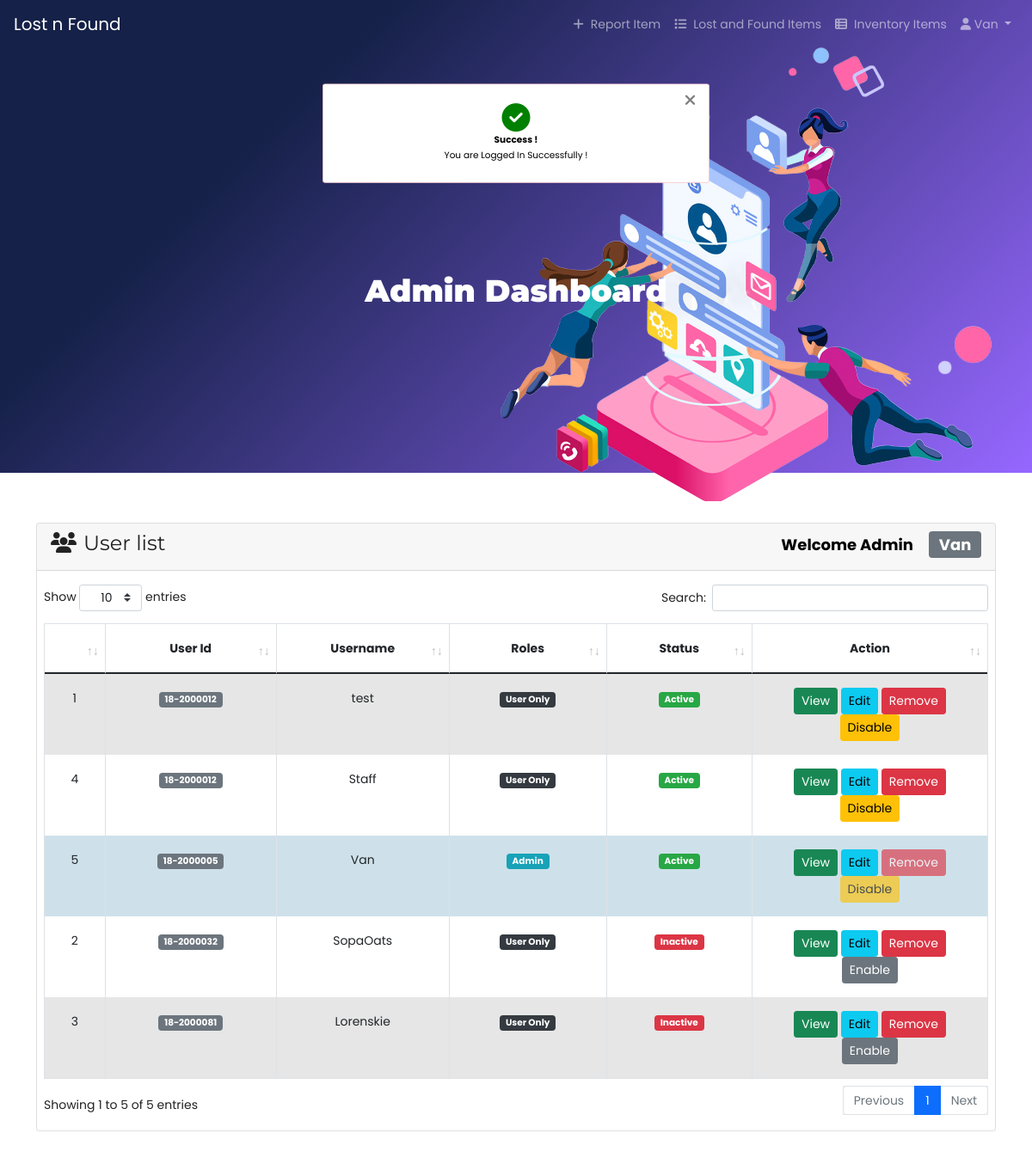
The page /admindashboard.php (signed in) on the database its author committed.
### tables this page shows
CREATE TABLE `tbl_users` (
  `id` int(11) NOT NULL,
  `inputID` varchar(255) DEFAULT NULL,
  `name` varchar(255) DEFAULT NULL,
  `username` varchar(255) DEFAULT NULL,
  `email` varchar(255) DEFAULT NULL,
  `password` varchar(255) DEFAULT NULL,
  `securityquestions` varchar(255) DEFAULT NULL,
  `securityanswer` varchar(255) DEFAULT NULL,
  `roleid` tinyint(4) DEFAULT NULL,
  `isActive` tinyint(4) DEFAULT 0,
  `created_at` timestamp NOT NULL DEFAULT current_timestamp(),
  `updated_at` timestamp NOT NULL DEFAULT current_timestamp()
);

### lib/Session.php (called while the page is built, shortened)
<?php
class Session{
  public static function get($key){
    if (isset($_SESSION[$key])) {
      return $_SESSION[$key];
    }else{
      return false;
    }
  }
}

### classes/Users.php (called while the page is built, shortened)
<?php
include 'lib/Database.php';
include_once 'lib/Session.php';
class Users{
  private $db;
  public function __construct(){
    $this->db = new Database();
  }
  public function selectAllUserData(){
    $sql = "SELECT * FROM tbl_users ORDER BY id DESC";
    $stmt = $this->db->pdo->prepare($sql);
    $stmt->execute();
    return $stmt->fetchAll(PDO::FETCH_OBJ);
  }
}

### admindashboard.php (the view, shortened to what this page needs)
<?php
include 'inc/header.php';
$logMsg = Session::get('logMsg');
if (isset($logMsg)) {
  echo $logMsg;
}
?>
<!DOCTYPE html>
<html lang="en">
<head>
</head>
<body>
        <section class="bckground">
          <div class="IMGLOG">
            <img class="bckgroundimg" src="image/profile.png" alt="">
          </div>
        </section>
        <div class="card-body card_body">
        <h1 class="card-body text-center bolder" >Admin Dashboard</h1>
        </div>
    <div class="container rounded bg-white mt-5 mb-5" style="margin-top: 5%!important;">
      <div class="card">
        <div class="card-header">
          <h3><i class="fas fa-users mr-2"></i>User list <span class="float-right">
          <?php
              $roleid = Session::get('roleid') ;
              if ($roleid  == '1'){
                echo "<span class='badge' style='color:black;'>Welcome Admin</span>";
              }elseif ($roleid == '3') {
                  echo "<span class='badge' style='color:black;'>Welcome User</span>";
              }
          ?>
            <span class="badge badge-lg badge-secondary text-white">
              <?php
              $username = Session::get('username');
              if (isset($username)) {
                echo $username;
              }
              ?>
            </span>
          </span></h3>
        </div>
        <div class="card-body pr-2 pl-2">
          <table id="tbl-user" class="tbl-user table table-striped table-bordered" style="width:100%">
                  <thead>
                    <tr>
                      <th  class="text-center"></th>
                      <th  class="text-center">User Id</th>
                      <th  class="text-center" >Username</th>
                      <th  class="text-center">Roles</th>
                      <th  class="text-center">Status</th>
                      <th  width='25%' class="text-center">Action</th>
                    </tr>
                  </thead>
                  <tbody>
                    <?php
                      $allUser = $users->selectAllUserData();
                      if ($allUser) {
                        $i = 0;
                        foreach ($allUser as  $value) {
                          $i++;
                     ?>
                      <tr class="text-center"
                      <?php if (Session::get("id") == $value->id) {
                        echo "style='background:#d9edf7' ";
                      } ?>
                      >
                        <td><?php echo $i; ?></td>
                        <td><span class="badge badge-lg badge-secondary text-white"><?php echo $value->inputID; ?></span></td>
                        <td><?php echo $value->username; ?></td>
                        <td><?php if ($value->roleid  == '1'){
                          echo "<span class='badge badge-lg badge-info text-white'>Admin</span>";
                        } elseif ($value->roleid == '2') {
                          echo "<span class='badge badge-lg badge-dark text-white'>Editor</span>";
                        }elseif ($value->roleid == '3') {
                            echo "<span class='badge badge-lg badge-dark text-white'>User Only</span>";
                        } ?></td>
                        <td>
                          <?php if ($value->isActive == '0') { ?>
                          <span class="badge badge-lg badge-success text-white">Active</span>
                        <?php }else{ ?>
                    <span class="badge badge-lg badge-danger text-white">Inactive</span>
                        <?php } ?>
                        </td>
                        <td>
                          <?php if ( Session::get("roleid") == '1') {?>
                            <a class="btn btn-success btn-sm
                            " href="profile.php?id=<?php echo $value->id;?>">View</a>
                            <a class="btn btn-info btn-sm " href="profile.php?id=<?php echo $value->id;?>">Edit</a>
                            <a onclick="return confirm('Are you sure To Delete ?')" class="btn btn-danger
                    <?php if (Session::get("id") == $value->id) {
                      echo "disabled";
                    } ?>
                             btn-sm " href="?remove=<?php echo $value->id;?>">Remove</a>
                             <?php if ($value->isActive == '0') {  ?>
                               <a onclick="return confirm('Are you sure to deactivate user?')" class="btn btn-warning
                       <?php if (Session::get("id") == $value->id) {
                         echo "disabled";
                       } ?>
                                btn-sm " href="?deactive=<?php echo $value->id;?>">Disable</a>
                             <?php } elseif($value->isActive == '1'){?>
                               <a onclick="return confirm('Are you sure to activate user?')" class="btn btn-secondary
                       <?php if (Session::get("id") == $value->id) {
                         echo "disabled";
                       } ?>
                                btn-sm " href="?active=<?php echo $value->id;?>">Enable</a>
                             <?php } ?>
                        <?php  }elseif(Session::get("id") == $value->id  && Session::get("roleid") == '2'){ ?>
                          <a class="btn btn-success btn-sm " href="profile.php?id=<?php echo $value->id;?>">View</a>
                          <a class="btn btn-info btn-sm " href="profile.php?id=<?php echo $value->id;?>">Edit</a>
                        <?php }elseif(Session::get("id") == $value->id  && Session::get("roleid") == '3'){ ?>
                          <a class="btn btn-success btn-sm " href="profile.php?id=<?php echo $value->id;?>">View</a>
                          <a class="btn btn-info btn-sm " href="profile.php?id=<?php echo $value->id;?>">Edit</a>
                        <?php } ?>
                        </td>
                      </tr>
                    <?php }}else{ ?>
                      <tr class="text-center">
                      <td>No user availabe now !</td>
                    </tr>
                    <?php } ?>
                  </tbody>
              </table>
        </div>
      </div>
    </div>
</body>
</html>
<?php
  include 'inc/footer.php';
  ?>

### assets/design.css (style rules this page uses)
* { margin: 0; padding: 0; font-family: 'Poppins', sans-serif; }
body { background-color: white; background-size: cover; }
.IMGLOG { margin: auto; right: 0; position: absolute; z-index: 0; }
h1 { font-size: 60px; }
.container { padding: 25px 30px; margin-top: 60px; max-width: 600px; background: rgb(52 58 64 / 19%)!important; border-radius: 30px; margin-bottom: 60px; }

### assets/user.css (style rules this page uses)
.table td, .table th { padding: 1rem!important; }

### assets/style.css (style rules this page uses)
body { line-height: 24px; font-size: 14px; font-style: normal; font-weight: normal; visibility: visible; font-family: 'Montserrat', sans-serif; color: #222; }
h1, h2, h3, h4, h5, h6 { color: #222; font-family: 'Montserrat', sans-serif; font-weight: 400; margin-top: 0; }
h1 { font-size: 36px!important; line-height: 42px; }
h3 { font-size: 24px; line-height: 30px; }
.alert_frame { z-index: 12; width: 100%; height: 100%; top: 0; left: 0; right: 0; bottom: 0; transition: opacity 500ms ease-in-out; }
.alert { z-index: 2; transform: translate(-50%, -50%) scale(0.75); top: 10%; left: 50%; width: 50%; background: white; padding: 30px; position: fixed; color: black; display: flex; justify-content: center; align-items: center; flex-direction: column; }

### admindashboard.php (style rules this page uses)
.disabled { background-color:#e9ecef; }
.bckground { background-position: center; background-size: cover; position: absolute; top: 0; left: 0; width: 100%; height: auto; z-index: -1; height:550px; background-color: #9667ff; background-image: linear-gradient(315deg, #9667ff 0%, #152148 74%); }
.IMGLOG { z-index: -1!important; margin: 45px!important; }
.card_body { margin-top:230px; }
.bolder { color:white; font-size: 3rem; font-weight: 900; line-height: 1.125; padding-bottom: 12%; }

### rows shown on the page
tbl_users: inputID "18-2000012", username "test", shows "User Only", isActive "Active"
tbl_users: inputID "18-2000032", username "SopaOats", shows "User Only", isActive "Inactive"
tbl_users: inputID "18-2000081", username "Lorenskie", shows "User Only", isActive "Inactive"
tbl_users: inputID "18-2000012", username "Staff", shows "User Only", isActive "Active"
tbl_users: inputID "18-2000005", username "Van", shows "Admin", isActive "Active"

### other values the page prints
$username "Van"
$logMsg "Success ! You are Logged In Successfully !"
